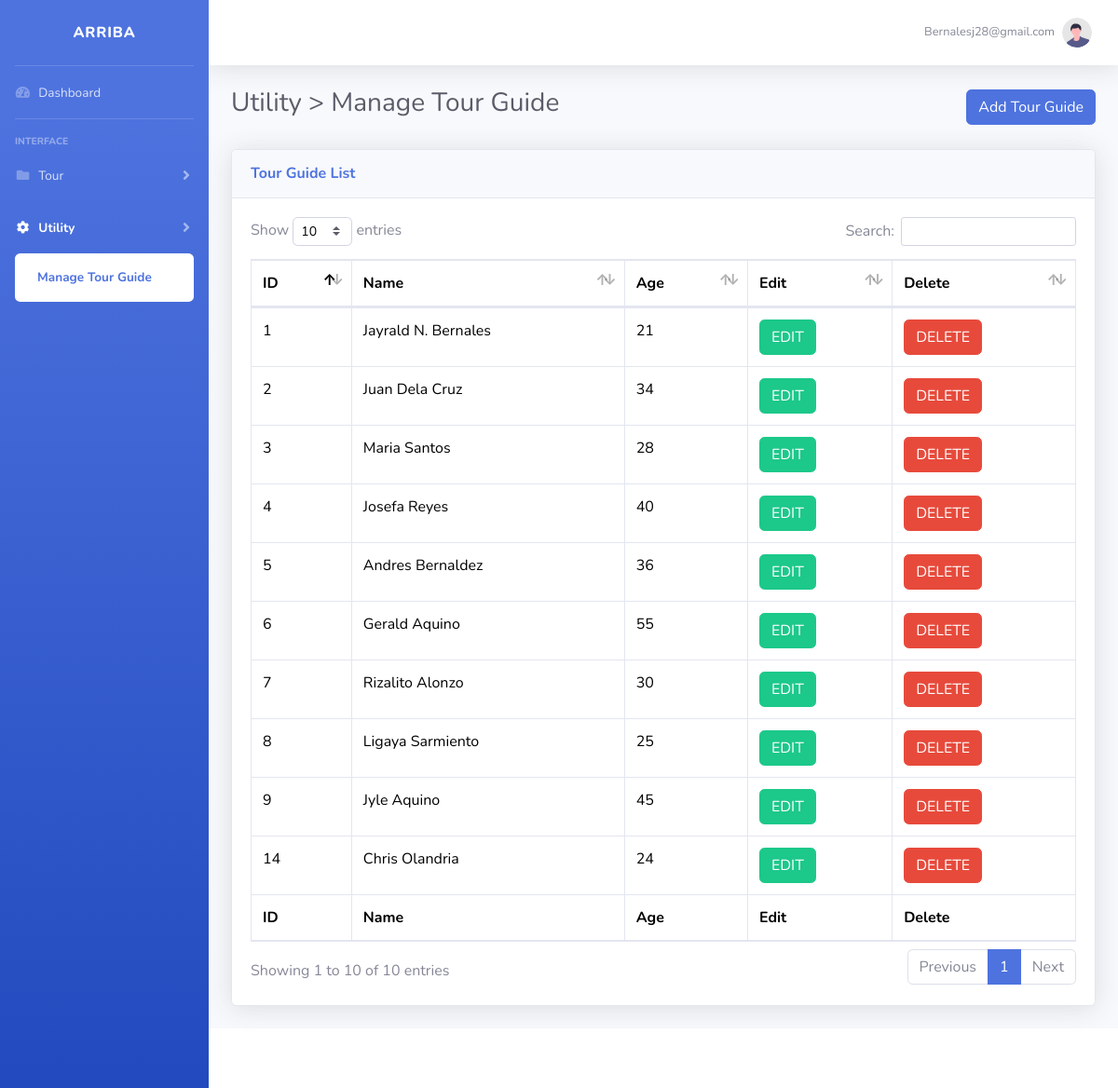
Screenshot of /manage_tour_guide.php (signed in) with the database file from the repository.
### tables this page shows
CREATE TABLE `tour_guide` (
  `TourGuideID` int(100) NOT NULL,
  `Name` varchar(100) NOT NULL,
  `Age` int(100) NOT NULL,
  `Address` varchar(100) NOT NULL
);

### manage_tour_guide.php (the view, shortened to what this page needs)
<?php
include('security.php');
include('includes/header_mt.php');
include('includes/navbar_mt.php');
?>
<div id="content-wrapper" class="d-flex flex-column">
    <div id="content">
        <?php include('includes/topbar.php') ?>
        <div class="container-fluid">
            <div class="d-sm-flex align-items-center justify-content-between mb-4">
                <h1 class="h3 mb-2 text-gray-800">Utility > Manage Tour Guide</h1>
                <button type="button" class="btn btn-primary" data-toggle="modal" data-target="#addtourguide">
                    Add Tour Guide
                </button>
            </div>
            <div class="card shadow mb-4">
                <div class="card-header py-3">
                    <h6 class="m-0 font-weight-bold text-primary">Tour Guide List</h6>
                </div>
                <div class="card-body">
                    <div class="table-responsive">
                        <style>
                            .table {
                                color: black !important;
                            }
                        </style>
                        <?php
                            $query = "SELECT * FROM tour_guide";
                            $query_run = mysqli_query($connection, $query);
                        ?>
                        <table class="table table-bordered" id="dataTable" width="100%" cellspacing="0">
                            <thead>
                                <tr>
                                    <th>ID</th>
                                    <th>Name</th>
                                    <th>Age</th>
                                    <th>Edit</th>
                                    <th>Delete</th>
                                </tr>
                            </thead>
                            <tfoot>
                                <tr>
                                    <th>ID</th>
                                    <th>Name</th>
                                    <th>Age</th>
                                    <th>Edit</th>
                                    <th>Delete</th>
                                </tr>
                            </tfoot>
                            <tbody>
                                <?php
                                    if(mysqli_num_rows($query_run) > 0) {
                                        while($row = mysqli_fetch_assoc($query_run)) {
                                ?>
                                    <tr>
                                        <td><?php echo $row['TourGuideID']; ?></td>
                                        <td><?php echo $row['Name']; ?></td>
                                        <td><?php echo $row['Age']; ?></td>
                                        <td>
                                            <form action="edit_tour_guide.php" method="post">
                                                <button type="submit" name="edit_btn" class="btn btn-success">EDIT</button>
                                            </form>
                                        </td>
                                        <td>
                                            <button class="btn btn-danger" data-toggle="modal" data-target="#deleteTourGuideModal"
                                            data-id="<?php echo $row['TourGuideID']; ?>">DELETE</button>
                                        </td>
                                    </tr>
                                <?php
                                        }
                                    } else {
                                        echo "No Record Found";
                                    }
                                ?>
                            </tbody>
                        </table>
                    </div>
                </div>
            </div>
        </div>
    </div>
    <?php
        include('includes/footer.php');
    ?>

### includes/header_mt.php (shortened to what this page needs)
<!DOCTYPE html>
<html lang="en">
<head>
    <link href="admin/vendor/fontawesome-free/css/all.min.css" rel="stylesheet" type="text/css">
    <link href="admin/css/sb-admin-2.min.css" rel="stylesheet">
    <link href="admin/vendor/datatables/dataTables.bootstrap4.min.css" rel="stylesheet">
    <link rel="stylesheet" href="https://cdnjs.cloudflare.com/ajax/libs/toastr.js/latest/toastr.min.css" />
</head>
<body id="page-top">
    <div id="wrapper">

### includes/navbar_mt.php (shortened to what this page needs)
<ul class="navbar-nav bg-gradient-primary sidebar sidebar-dark accordion" id="accordionSidebar">
    <a class="sidebar-brand d-flex align-items-center justify-content-center" href="dash.php">
        <div class="sidebar-brand-text mx-3">ARRIBA</div>
    </a>
    <hr class="sidebar-divider my-0">
    <li class="nav-item">
        <a class="nav-link" href="dash.php">
            <i class="fas fa-fw fa-tachometer-alt"></i>
            <span>Dashboard</span></a>
    </li>
    <hr class="sidebar-divider">
    <div class="sidebar-heading">
        Interface
    </div>
    <li class="nav-item">
        <a class="nav-link collapsed" href="#" data-toggle="collapse" data-target="#collapseTwo"
            aria-expanded="true" aria-controls="collapseTwo">
            <i class="fas fa-fw fa-folder"></i>
            <span>Tour</span>
        </a>
    </li>
    <li class="nav-item active">
        <a class="nav-link collapsed" href="#" data-toggle="collapse" data-target="#collapseUtilities"
            aria-expanded="true" aria-controls="collapseUtilities">
            <i class="fas fa-fw fa-cog"></i>
            <span>Utility</span>
        </a>
        <div id="collapseUtilities" class="collapse show" aria-labelledby="headingUtilities"
            data-parent="#accordionSidebar">
            <div class="bg-white py-2 collapse-inner rounded">
                <a class="collapse-item active" href="manage_tour_guide.php">Manage Tour Guide</a>
            </div>
        </div>
    </li>
</ul>

### includes/topbar.php (shortened to what this page needs)
<nav class="navbar navbar-expand navbar-light bg-white topbar mb-4 static-top shadow">
<ul class="navbar-nav ml-auto">
    <li class="nav-item dropdown no-arrow">
        <a class="nav-link dropdown-toggle" href="#" id="userDropdown" role="button"
            data-toggle="dropdown" aria-haspopup="true" aria-expanded="false">
            <span class="mr-2 d-none d-lg-inline text-gray-600 small">
            <?php echo $_SESSION['Username']; ?>
            </span>
            <img class="img-profile rounded-circle"
                src="admin/img/undraw_profile.svg">
        </a>
    </li>
</ul>
</nav>

### includes/footer.php (shortened to what this page needs)
            <footer class="sticky-footer bg-white">
            </footer>
        </div>
</body>
</html>

### manage_tour_guide.php (style rules this page uses)
.table { color: black !important; }

### rows the page displays
tour_guide: TourGuideID "1", Name "Jayrald N. Bernales", Age "21"
tour_guide: TourGuideID "2", Name "Juan Dela Cruz", Age "34"
tour_guide: TourGuideID "3", Name "Maria Santos", Age "28"
tour_guide: TourGuideID "4", Name "Josefa Reyes", Age "40"
tour_guide: TourGuideID "5", Name "Andres Bernaldez", Age "36"
tour_guide: TourGuideID "6", Name "Gerald Aquino", Age "55"
tour_guide: TourGuideID "7", Name "Rizalito Alonzo", Age "30"
tour_guide: TourGuideID "8", Name "Ligaya Sarmiento", Age "25"
tour_guide: TourGuideID "9", Name "Jyle Aquino", Age "45"
tour_guide: TourGuideID "14", Name "Chris Olandria", Age "24"

### other values shown
$_SESSION['Username'] "Bernalesj28@gmail.com"
